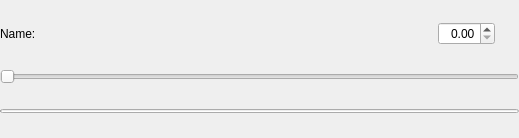
<?xml version="1.0" encoding="UTF-8"?>
<ui version="4.0">
 <class>ExtendedSliderUi</class>
 <widget class="QWidget" name="ExtendedSliderUi">
  <property name="geometry">
   <rect>
    <x>0</x>
    <y>0</y>
    <width>519</width>
    <height>138</height>
   </rect>
  </property>
  <property name="windowTitle">
   <string>Form</string>
  </property>
  <!--
    Eighteen of these stack up in the tool dock (three in Raise/Lower alone), so the layout
    metrics here are what decide how much of the panel is chrome. Four things were costing
    height or legibility for nothing.

    First, every layout took the Fusion defaults (9px margins, 6px spacing). A control that is
    already inside a group box, itself inside a panel, does not need a third 9px inset; the
    parent supplies the gutter. Margins are zeroed and the row gap is set explicitly.

    Second, the slider and the pressure bar each sat in their own single item QHBoxLayout.
    Those wrappers were pure overhead, and the pressureBar one was actively harmful: the bar is
    hidden unless a tablet is driving the value (see ExtendedSlider.cpp), and while Qt skips a
    hidden WIDGET in a layout, a nested LAYOUT holding it is not empty, so it kept claiming its
    margins and spacing on every one of the eighteen instances. Both widgets are now direct
    children of the vertical layout, which makes the hidden bar genuinely free.

    Third, the slider took whatever height the style's slider thickness happened to be - around
    22px under Fusion, and none of it used. The band is pinned as a MINIMUM as well as a maximum,
    so the row height is this file's decision rather than the style's. That was the single
    biggest saving on the panel, before the row gap below dropped from 3 to 2 and then, in this
    pass, from 2 to 0.

    THE BAND IS 20px AND IT IS DERIVED, NOT CHOSEN. It is Design::SLIDER_BAND, and the whole
    derivation is on that constant in DesignTokens.hpp; in one line, QSS width/height size the
    CONTENT rect and the border adds, QStyleSheetStyle places the handle inside the groove's
    contents rect expanded by the handle's negative margins, and the WIDGET band then clips it:

        handle box = declared QSS size + 2 x border width
        handle box = groove box + 2 x |cross-axis margin|
        grabbable  = min(handle box, band), centred

    The theme draws a 6px groove with the handle margin at -7px, so 6 + 7 + 7 = 20 is the box
    and a band under 20 clips the grip into a circle with a flat top and bottom.

    BOTH NUMBERS BELOW HAVE TO MOVE TOGETHER. A maximumHeight clamps the widget below any QSS
    min-height, so changing only the minimum leaves the grip clipped to the maximum, and changing
    only the maximum leaves the layout free to give it less.

    THIS IS THE CHANGE AN EARLIER PASS MADE AND THEN REVERTED, AND THE REASON TO REDO IT IS NOT
    THE REASON IT WAS MADE. That pass widened the band while the sheet's handle box stayed at
    16, and it argued that the band sets the hit target because Qt derives SC_SliderHandle from
    the WIDGET height. That argument is true of an UNSTYLED slider and false of this one, and
    the revert measured it with a standalone Qt 5.15.2 probe that loads the shipped sheet, puts
    a 212px slider at 50 percent and sweeps the pointer pixel by pixel counting the positions
    QStyle::hitTestComplexControl(CC_Slider, ...) reports as SC_SliderHandle - the exact call
    QSlider::mousePressEvent uses to choose between dragging and page-stepping:

      sheet                    band   handle rect       pixels that GRAB the handle
      6px tick, 4px groove      16     6x16 @(103,0)     96 =  6 x 16
      16px grip, 6px groove     14    16x16 @(98,-1)    224 = 16 x 14  (grip clipped by band)
      16px grip, 6px groove     16    16x16 @(98,0)     256 = 16 x 16
      16px grip, 6px groove     18    16x16 @(98,1)     256 = 16 x 16
      16px grip, 6px groove     20    16x16 @(98,2)     256 = 16 x 16
      16px grip, 6px groove     22    16x16 @(98,3)     256 = 16 x 16
      none, QWindowsVistaStyle  16    16x16 @(98,0)     256 = 16 x 16
      none, QWindowsVistaStyle  20    16x20 @(98,0)     320 = 16 x 20

    Read the middle four rows again: with a sheet loaded the handle rect is 16x16 at EVERY band
    from 16 up, because QStyleSheetStyle sizes it from the QSS box and centres it. So widening
    the band alone bought exactly zero grabbable pixels and charged 4px x 18 instances for it -
    which is why it was reverted, correctly.

    What is different now is that the BOX moves with the band: the sheet's grip goes to a 20px
    box in the same pass, and by the same table a 20px box in a 20px band is 20 x 20 = 400
    grabbable pixels against the 256 those rows all report. The cost is unchanged and honest -
    +4px x 18 instances, +12px of dock height in the densest panel, Raise/Lower with three of
    these - but this time it buys 56 percent more hit target on the control that sets brush
    radius and speed, instead of nothing.

    THE CHAIN IS NOW READ OUT OF QT RATHER THAN INFERRED FROM A PROBE, because the probe gave
    the answer without giving the reason, and the reason is what tells a later edit whether it
    has broken anything. QStyleSheetStyle::subControlRect, CC_Slider (qstylesheetstyle.cpp:
    5631-5660, Qt 5.9.9 sources; the function is unchanged in 5.15):

        gr        = positionRect(groove rule)                6px tall, CENTRED in the band
        cr        = grooveRule.contentsRect(gr)              still 6 - no border, no padding
        len       = handleRule.size().width()                boxSize(16) = 16 + 2 + 2 = 20
        thickness = cr.height()                              6
        cr        = QRect(x + sliderPos, cr.y(), len, thickness)
        return      handleRule.borderRect(cr)

    and borderRect (:1049-1055) SUBTRACTS the margins, so -7px top and bottom adds fourteen:
    6 + 7 + 7 = 20. The rect QSlider::mousePressEvent hit-tests is therefore 20 x 20 = 400px, a
    20px acquisition target on a 6px track, and the band is pinned to exactly 20 below so none
    of it is clipped. At band 18 the disc loses a row top and bottom; at band 22 nothing is
    gained, because the box comes from the sheet and the band only clips it - which is what the
    eight-row table above records from the other direction.

    NOTE FOR ANYONE ADDING A SUB-CONTROL RULE: in that chain the handle is derived from the
    GROOVE rule and from nothing else. ExtendedSlider.cpp gives ::add-page a 1px border so that
    the unfilled part of the track exists at all, and that cannot move the grip, change the band
    or change this file's two 20s - add-page is only ever PAINTED, into a rect built from gr and
    the handle centre (:3260-3276). A border on ::groove would be a different matter, and would
    also be invisible: sub-page and add-page are drawn AFTER the groove over its full box, so
    they paint over its border.

    Fourth, the value was left-aligned, so in a column of three sliders the digits started at
    three different x positions and the eye had nothing to scan down. The spinbox is now
    right-aligned. That is the whole fix and it costs no width: the row is label, expanding
    spacer, spinbox, fixed-width button, so the RIGHT edge of every spinbox in a column is
    already flush regardless of how wide each spinbox is, and right-aligned text puts the digits
    on that shared edge. A minimum width was tried here first and does not work - the spinbox
    size hints are 89px at max 1000, 95px at max 10000 and 71px at max 1, so any floor small
    enough to fit the 250px dock is below the widest of them and aligns nothing. Alignment does
    not touch the range, the step, the decimals or the emitted value.

    The pencil button is the tablet-pressure menu, NOT a mask or curve picker - read
    ExtendedSlider.cpp, the popup it opens holds "Use Tablet" and a sensitivity slider. It had
    no tooltip at all, which is most of why it reads as mysterious. It is now flat (the theme's
    QPushButton:flat is transparent until hovered) so it stops carrying the same visual weight
    as the number beside it, and 20px rather than 22px - which is the slider band exactly, so the
    two rows of this widget agree on one height instead of the button setting the taller one.

    No widget was renamed, removed or reordered; ExtendedSlider.cpp addresses the same five
    objects and none of its ranges or connections changed.

    ============================================================================================
    FIFTH, AND IT IS THE ONE THAT MADE THE TRACK LOOK DETACHED: THE ROW GROUPED THE WRONG WAY.

    A slider row is two lines that are ONE control, stacked inside a section that separates
    SIBLING controls by S3 = 8px (ToolWidgetStyle.hpp, sectionColumn). For the two lines to read
    as one thing, the gap inside the row has to be visibly smaller than the gap between rows.
    It was not, and the reason is that a QSlider's 20px band is mostly air:

      QSS width/height size the CONTENT rect, and the theme's groove is 6px. Qt centres it -
      defaultPosition(PseudoElement_SliderGroove) is Qt::AlignCenter and its position mode is
      PositionMode_Absolute (qstylesheetstyle.cpp:2180-2181 and :2308-2311, Qt 5.9.9), so the
      groove occupies y = 7..12 of the 20px band and there are SEVEN TRANSPARENT PIXELS above it
      and seven below.

    So the gap a reader actually sees is not the layout spacing, it is the layout spacing plus
    that dead band. With the spacing at 2:

      value line  ->  visible track      2 + 7  =  9px
      visible track  ->  next row's label   7 + 8  = 15px

    9 against 15 is a ratio of 1.67, which is inside the range where the eye cannot decide which
    line the track belongs to - and "the handle looks detached" is exactly what a 1.67 ratio
    looks like. Dropping the row spacing to 0 makes it 7 against 15, a ratio of 2.14, and the
    two lines bind. It also gives 2px per row back to the dock, which over the twenty-three
    construction sites in this tree is 46px, and 6px in Raise/Lower alone. (Twenty-three,
    counted for this pass: eighteen `new` across eight files, two more in
    ChunkManipulatorPanel, three promoted widgets in BrushStack.ui. This file's opening line
    still says "eighteen of these", which was the count before the chunk manipulator and the
    stamp tool existed.)

    ZERO IS SAFE HERE PRECISELY BECAUSE OF THE DEAD BAND. Nothing touches: the spin box's bottom
    border and the first painted pixel of the track are still 7px apart. That is also true of
    the pressure bar, which is the third item in this layout and sits 7px below the groove for
    the same reason - and it should be tight, because it is a readout OF the value the track
    above it is setting, not a separate control.

    SIXTH, THE VALUE AND ITS MENU ARE ONE UNIT AND NOW SPACE LIKE ONE. The horizontal layout ran
    at 6px, which is not a step on the design system's scale at all - it is the Fusion default
    that was left behind when the margins were zeroed. The gaps it governs are label|spacer,
    spacer|spinbox and spinbox|button; the first two are swallowed by the expanding spacer, so
    the only one anybody sees is the last, between the number and the pencil that configures how
    that number responds to pen pressure. That is a control and its menu, which is S1 = 4px
    ("inside a unit") and not S3. Three gaps at 6 become three at 4, so the row's minimum width
    drops by 6px as well.

    THE ROW STILL FITS THE DOCK FLOOR, and this is the constraint that governs any change here:
    ToolWidgetStyle.hpp pins every tool to TOOL_CONTENT_WIDTH = 250px and a section card spends
    CARD_BOX_WIDTH = 26px of it, so a slider row has 224px to lay out in.

    Four items means THREE inter-item gaps - label|spacer, spacer|spinbox, spinbox|button -
    and the spacer's minimum is 0, so the row's minimum width is
    label + 3 x spacing + spinbox + button. Measured for this pass with GetTextExtentPoint32
    against the shipped Segoe UI at the 11px the sheet gives QLabel#slider-prefix, every prefix
    setPrefix is called with in this tree:

        Angle of Repose:  88      Height offset:  71      Radius:  38      End:      26
        Inner Radius:     68      Inner radius:   65      weight   39      Size:     23
        Strength:         48                              Speed:   35      Start:    30

    Taking the widest label with the widest spin box the file's own note records - 95px, at a
    maximum of 10000 - gives a conservative upper bound, conservative because those two do not
    occur on the same row (the 0..10000 site is ShaderTool's "Speed:", a 35px label):

        spacing 6   88 + 6 + 0 + 6 + 95 + 6 + 20 = 221px    3px of slack in 224
        spacing 4   88 + 4 + 0 + 4 + 95 + 4 + 20 = 215px    9px of slack in 224

    So the row was inside the floor by three pixels and is inside it by nine. NOTHING HERE
    WIDENS THE ROW; both changes make it narrower, so the texturing tool's Paint tab keeps the
    margin it was measured with.
  -->
  <layout class="QVBoxLayout" name="verticalLayout">
   <!-- 0, not 2: the QSlider band already supplies 7px of transparent margin above and below
        the 6px groove, so this is a 7px gap inside the row against a 15px gap between rows.
        See "FIFTH" above for the derivation. -->
   <property name="spacing">
    <number>0</number>
   </property>
   <property name="leftMargin">
    <number>0</number>
   </property>
   <property name="topMargin">
    <number>0</number>
   </property>
   <property name="rightMargin">
    <number>0</number>
   </property>
   <property name="bottomMargin">
    <number>0</number>
   </property>
   <item>
    <layout class="QHBoxLayout" name="horizontalLayout">
     <!-- Design::S1. The only gap a reader sees here is number-to-menu-button, and a control
          and its own menu are one unit. See "SIXTH" above. -->
     <property name="spacing">
      <number>4</number>
     </property>
     <property name="leftMargin">
      <number>0</number>
     </property>
     <property name="topMargin">
      <number>0</number>
     </property>
     <property name="rightMargin">
      <number>0</number>
     </property>
     <property name="bottomMargin">
      <number>0</number>
     </property>
     <item>
      <widget class="QLabel" name="label">
       <property name="text">
        <string>Name:</string>
       </property>
      </widget>
     </item>
     <item>
      <spacer name="horizontalSpacer">
       <property name="orientation">
        <enum>Qt::Horizontal</enum>
       </property>
       <property name="sizeHint" stdset="0">
        <size>
         <width>40</width>
         <height>20</height>
        </size>
       </property>
      </spacer>
     </item>
     <item>
      <widget class="QDoubleSpinBox" name="doubleSpinBox">
       <property name="alignment">
        <set>Qt::AlignRight|Qt::AlignTrailing|Qt::AlignVCenter</set>
       </property>
      </widget>
     </item>
     <item>
      <widget class="QPushButton" name="tabletControlMenuButton">
       <property name="sizePolicy">
        <sizepolicy hsizetype="Fixed" vsizetype="Fixed">
         <horstretch>0</horstretch>
         <verstretch>0</verstretch>
        </sizepolicy>
       </property>
       <property name="minimumSize">
        <size>
         <width>20</width>
         <height>20</height>
        </size>
       </property>
       <property name="maximumSize">
        <size>
         <width>20</width>
         <height>20</height>
        </size>
       </property>
       <property name="text">
        <string/>
       </property>
       <property name="flat">
        <bool>true</bool>
       </property>
      </widget>
     </item>
    </layout>
   </item>
   <item>
    <widget class="QSlider" name="slider">
     <property name="minimumSize">
      <size>
       <width>0</width>
       <height>20</height>
      </size>
     </property>
     <property name="maximumSize">
      <size>
       <width>16777215</width>
       <height>20</height>
      </size>
     </property>
     <property name="orientation">
      <enum>Qt::Horizontal</enum>
     </property>
    </widget>
   </item>
   <item>
    <widget class="QProgressBar" name="pressureBar">
     <property name="maximumSize">
      <size>
       <width>16777215</width>
       <height>4</height>
      </size>
     </property>
     <property name="value">
      <number>0</number>
     </property>
     <property name="textVisible">
      <bool>false</bool>
     </property>
    </widget>
   </item>
  </layout>
 </widget>
 <resources/>
 <connections/>
</ui>
